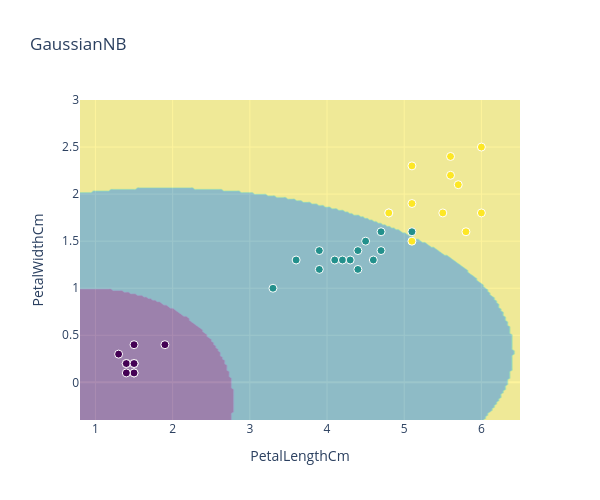
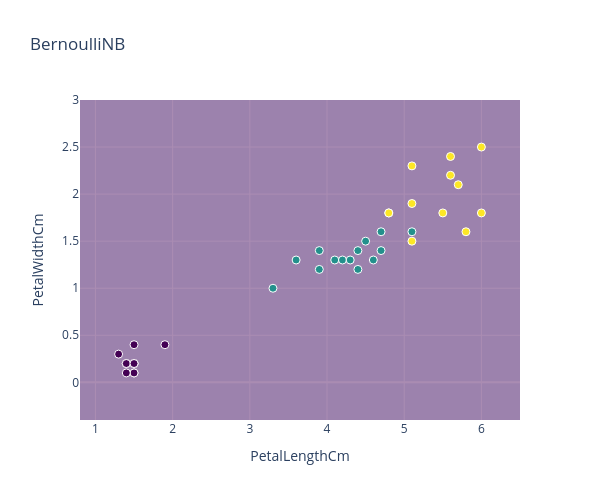
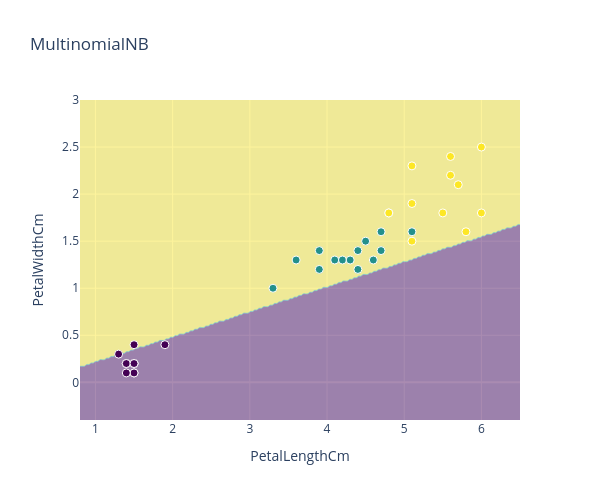

These figures' notebook cell, in order:
### Markdown cell above
### Treinamento do modelo

### Code cell
# Comportamento de diferentes modelos 

names = ["GaussianNB", "BernoulliNB", "MultinomialNB"]

classifiers = [GaussianNB(), BernoulliNB(), MultinomialNB()]

count = 0

for nome, clf in zip(names, classifiers): #zip itera sobre múltiplas listas simultaneamente
  model = clf
  #treinando o modelo
  model.fit(X_train, y_train)

  #predição
  y_pred = model.predict(X_test) #armazena as previsões do modelo
  proba = model.predict_proba(X_test) #armazena as probabilidades previstas para cada classe.

  #Resultados do classificador
  print(nome)
  # print(proba)
  print(classification_report(y_test, y_pred))
  show_decision_region(X_test, y_test, model)

### Figure 1 — Plotly figure (JSON) as saved in the notebook; plotly's stock layout.template omitted (floating-point values rounded to 4 significant figures; data arrays with more than 128 entries replaced by an {"elided": "..."} marker saying what was removed)
{"data": [{"colorscale": [[0, "#440154"], [0.1111, "#482878"], [0.2222, "#3e4989"], [0.3333, "#31688e"], [0.4444, "#26828e"], [0.5556, "#1f9e89"], [0.6667, "#35b779"], [0.7778, "#6ece58"], [0.8889, "#b5de2b"], [1, "#fde725"]], "contours": {"showlines": false}, "opacity": 0.45, "showscale": false, "type": "contour", "x": {"elided": "200 float values"}, "y": {"elided": "200 float values"}, "z": {"elided": "200x200 int values"}}, {"marker": {"color": [0, 0, 0, 2, 2, 0, 1, 0, 0, 1, 1, 2, 1, 0, 0, 1, 2, 1, 2, 1, 1, 2, 2, 2, 1, 1, 1, 1, 0, 0, 0, 2, 0, 1, 1, 2, 1, 2], "colorscale": [[0, "#440154"], [0.1111, "#482878"], [0.2222, "#3e4989"], [0.3333, "#31688e"], [0.4444, "#26828e"], [0.5556, "#1f9e89"], [0.6667, "#35b779"], [0.7778, "#6ece58"], [0.8889, "#b5de2b"], [1, "#fde725"]], "line": {"color": "white", "width": 1}, "size": 8}, "mode": "markers", "name": "Pontos", "type": "scatter", "x": [1.5, 1.9, 1.5, 5.6, 5.8, 1.5, 3.6, 1.4, 1.5, 4.7, 4.4, 5.6, 4.7, 1.5, 1.4, 3.9, 5.1, 4.4, 5.7, 4.2, 4.8, 6, 5.1, 4.8, 4.1, 3.9, 4.6, 4.3, 1.3, 1.4, 1.4, 6, 1.5, 4.5, 3.3, 5.1, 5.1, 5.5], "y": [0.2, 0.4, 0.2, 2.2, 1.6, 0.4, 1.3, 0.2, 0.1, 1.6, 1.2, 2.4, 1.4, 0.1, 0.1, 1.2, 1.5, 1.4, 2.1, 1.3, 1.8, 2.5, 2.3, 1.8, 1.3, 1.4, 1.3, 1.3, 0.3, 0.2, 0.2, 1.8, 0.2, 1.5, 1, 1.9, 1.6, 1.8]}], "layout": {"height": 500, "showlegend": false, "title": {"text": "GaussianNB"}, "width": 600, "xaxis": {"title": {"text": "PetalLengthCm"}}, "yaxis": {"title": {"text": "PetalWidthCm"}}}}

### Figure 2 — Plotly figure (JSON) as saved in the notebook; plotly's stock layout.template omitted (floating-point values rounded to 4 significant figures; data arrays with more than 128 entries replaced by an {"elided": "..."} marker saying what was removed)
{"data": [{"colorscale": [[0, "#440154"], [0.1111, "#482878"], [0.2222, "#3e4989"], [0.3333, "#31688e"], [0.4444, "#26828e"], [0.5556, "#1f9e89"], [0.6667, "#35b779"], [0.7778, "#6ece58"], [0.8889, "#b5de2b"], [1, "#fde725"]], "contours": {"showlines": false}, "opacity": 0.45, "showscale": false, "type": "contour", "x": {"elided": "200 float values"}, "y": {"elided": "200 float values"}, "z": {"elided": "200x200 int values"}}, {"marker": {"color": [0, 0, 0, 2, 2, 0, 1, 0, 0, 1, 1, 2, 1, 0, 0, 1, 2, 1, 2, 1, 1, 2, 2, 2, 1, 1, 1, 1, 0, 0, 0, 2, 0, 1, 1, 2, 1, 2], "colorscale": [[0, "#440154"], [0.1111, "#482878"], [0.2222, "#3e4989"], [0.3333, "#31688e"], [0.4444, "#26828e"], [0.5556, "#1f9e89"], [0.6667, "#35b779"], [0.7778, "#6ece58"], [0.8889, "#b5de2b"], [1, "#fde725"]], "line": {"color": "white", "width": 1}, "size": 8}, "mode": "markers", "name": "Pontos", "type": "scatter", "x": [1.5, 1.9, 1.5, 5.6, 5.8, 1.5, 3.6, 1.4, 1.5, 4.7, 4.4, 5.6, 4.7, 1.5, 1.4, 3.9, 5.1, 4.4, 5.7, 4.2, 4.8, 6, 5.1, 4.8, 4.1, 3.9, 4.6, 4.3, 1.3, 1.4, 1.4, 6, 1.5, 4.5, 3.3, 5.1, 5.1, 5.5], "y": [0.2, 0.4, 0.2, 2.2, 1.6, 0.4, 1.3, 0.2, 0.1, 1.6, 1.2, 2.4, 1.4, 0.1, 0.1, 1.2, 1.5, 1.4, 2.1, 1.3, 1.8, 2.5, 2.3, 1.8, 1.3, 1.4, 1.3, 1.3, 0.3, 0.2, 0.2, 1.8, 0.2, 1.5, 1, 1.9, 1.6, 1.8]}], "layout": {"height": 500, "showlegend": false, "title": {"text": "BernoulliNB"}, "width": 600, "xaxis": {"title": {"text": "PetalLengthCm"}}, "yaxis": {"title": {"text": "PetalWidthCm"}}}}

### Figure 3 — Plotly figure (JSON) as saved in the notebook; plotly's stock layout.template omitted (floating-point values rounded to 4 significant figures; data arrays with more than 128 entries replaced by an {"elided": "..."} marker saying what was removed)
{"data": [{"colorscale": [[0, "#440154"], [0.1111, "#482878"], [0.2222, "#3e4989"], [0.3333, "#31688e"], [0.4444, "#26828e"], [0.5556, "#1f9e89"], [0.6667, "#35b779"], [0.7778, "#6ece58"], [0.8889, "#b5de2b"], [1, "#fde725"]], "contours": {"showlines": false}, "opacity": 0.45, "showscale": false, "type": "contour", "x": {"elided": "200 float values"}, "y": {"elided": "200 float values"}, "z": {"elided": "200x200 int values"}}, {"marker": {"color": [0, 0, 0, 2, 2, 0, 1, 0, 0, 1, 1, 2, 1, 0, 0, 1, 2, 1, 2, 1, 1, 2, 2, 2, 1, 1, 1, 1, 0, 0, 0, 2, 0, 1, 1, 2, 1, 2], "colorscale": [[0, "#440154"], [0.1111, "#482878"], [0.2222, "#3e4989"], [0.3333, "#31688e"], [0.4444, "#26828e"], [0.5556, "#1f9e89"], [0.6667, "#35b779"], [0.7778, "#6ece58"], [0.8889, "#b5de2b"], [1, "#fde725"]], "line": {"color": "white", "width": 1}, "size": 8}, "mode": "markers", "name": "Pontos", "type": "scatter", "x": [1.5, 1.9, 1.5, 5.6, 5.8, 1.5, 3.6, 1.4, 1.5, 4.7, 4.4, 5.6, 4.7, 1.5, 1.4, 3.9, 5.1, 4.4, 5.7, 4.2, 4.8, 6, 5.1, 4.8, 4.1, 3.9, 4.6, 4.3, 1.3, 1.4, 1.4, 6, 1.5, 4.5, 3.3, 5.1, 5.1, 5.5], "y": [0.2, 0.4, 0.2, 2.2, 1.6, 0.4, 1.3, 0.2, 0.1, 1.6, 1.2, 2.4, 1.4, 0.1, 0.1, 1.2, 1.5, 1.4, 2.1, 1.3, 1.8, 2.5, 2.3, 1.8, 1.3, 1.4, 1.3, 1.3, 0.3, 0.2, 0.2, 1.8, 0.2, 1.5, 1, 1.9, 1.6, 1.8]}], "layout": {"height": 500, "showlegend": false, "title": {"text": "MultinomialNB"}, "width": 600, "xaxis": {"title": {"text": "PetalLengthCm"}}, "yaxis": {"title": {"text": "PetalWidthCm"}}}}
